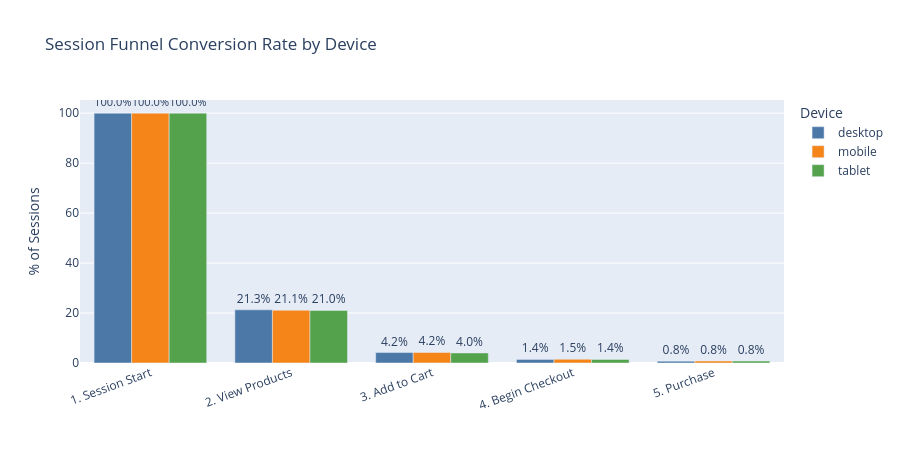

Notebook source saved alongside this figure:
### Code cell
# ── Section 5b: Device funnel chart ───────────────────────────────────────
# Map the step columns (queries.STEP_COLUMNS) to display labels for melt/pivot operations.
step_map = {
    "sessions":       "1. Session Start",
    "view_item":      "2. View Products",
    "add_to_cart":    "3. Add to Cart",
    "begin_checkout": "4. Begin Checkout",
    "purchase":       "5. Purchase",
}
# Long format: one row per (device, funnel step) for grouped bar chart.
# (melted into "n" first: pandas won't name the value column after an existing column)
device_long = device_raw.melt(
    id_vars="device_category",
    value_vars=list(step_map.keys()),
    var_name="step_col", value_name="n",
).rename(columns={"n": "sessions"})
device_long["step"] = device_long["step_col"].map(step_map)
# Denominator for % conversion: sessions at step 1 per device.
base = (
    device_long[device_long["step_col"] == "sessions"]
    [["device_category","sessions"]].rename(columns={"sessions":"base"})
)
device_long = device_long.merge(base, on="device_category")
device_long["pct"] = (device_long["sessions"] / device_long["base"] * 100).round(2)

# Grouped bar: % of each device's sessions still in funnel at each step.
fig_dev = px.bar(
    device_long, x="step", y="pct", color="device_category",
    barmode="group",
    title="Session Funnel Conversion Rate by Device",
    labels={"pct": "% of Sessions", "step": "", "device_category": "Device"},
    color_discrete_map={"desktop": "#4C78A8", "mobile": "#F58518", "tablet": "#54A24B"},
    text="pct",
)
fig_dev.update_traces(texttemplate="%{text:.1f}%", textposition="outside")
fig_dev.update_layout(height=450, xaxis_tickangle=-20, uniformtext_minsize=8)
fig_dev.show()

# Absolute purchase counts and session-to-purchase % by device (LLM context uses this).
purchase_rates = device_long[device_long["step_col"] == "purchase"][["device_category","sessions","base","pct"]]
print("\nSession-to-purchase rate by device:")
display(purchase_rates.reset_index(drop=True))

### Figure 1 — Plotly figure (JSON) as saved in the notebook; plotly's stock layout.template omitted (floating-point values rounded to 4 significant figures)
{"data": [{"alignmentgroup": "True", "hovertemplate": "Device=desktop<br>=%{x}<br>% of Sessions=%{text}<extra></extra>", "legendgroup": "desktop", "marker": {"color": "#4C78A8", "pattern": {"shape": ""}}, "name": "desktop", "offsetgroup": "desktop", "orientation": "v", "showlegend": true, "text": [100.0, 21.28, 4.18, 1.45, 0.75], "textposition": "outside", "texttemplate": "%{text:.1f}%", "type": "bar", "x": ["1. Session Start", "2. View Products", "3. Add to Cart", "4. Begin Checkout", "5. Purchase"], "xaxis": "x", "y": [100.0, 21.28, 4.18, 1.45, 0.75], "yaxis": "y"}, {"alignmentgroup": "True", "hovertemplate": "Device=mobile<br>=%{x}<br>% of Sessions=%{text}<extra></extra>", "legendgroup": "mobile", "marker": {"color": "#F58518", "pattern": {"shape": ""}}, "name": "mobile", "offsetgroup": "mobile", "orientation": "v", "showlegend": true, "text": [100.0, 21.12, 4.22, 1.49, 0.8], "textposition": "outside", "texttemplate": "%{text:.1f}%", "type": "bar", "x": ["1. Session Start", "2. View Products", "3. Add to Cart", "4. Begin Checkout", "5. Purchase"], "xaxis": "x", "y": [100.0, 21.12, 4.22, 1.49, 0.8], "yaxis": "y"}, {"alignmentgroup": "True", "hovertemplate": "Device=tablet<br>=%{x}<br>% of Sessions=%{text}<extra></extra>", "legendgroup": "tablet", "marker": {"color": "#54A24B", "pattern": {"shape": ""}}, "name": "tablet", "offsetgroup": "tablet", "orientation": "v", "showlegend": true, "text": [100.0, 21.04, 4.01, 1.42, 0.77], "textposition": "outside", "texttemplate": "%{text:.1f}%", "type": "bar", "x": ["1. Session Start", "2. View Products", "3. Add to Cart", "4. Begin Checkout", "5. Purchase"], "xaxis": "x", "y": [100.0, 21.04, 4.01, 1.42, 0.77], "yaxis": "y"}], "layout": {"barmode": "group", "height": 450, "legend": {"title": {"text": "Device"}, "tracegroupgap": 0}, "title": {"text": "Session Funnel Conversion Rate by Device"}, "uniformtext": {"minsize": 8}, "xaxis": {"anchor": "y", "domain": [0.0, 1.0], "tickangle": -20, "title": {"text": ""}}, "yaxis": {"anchor": "x", "domain": [0.0, 1.0], "title": {"text": "% of Sessions"}}}}
